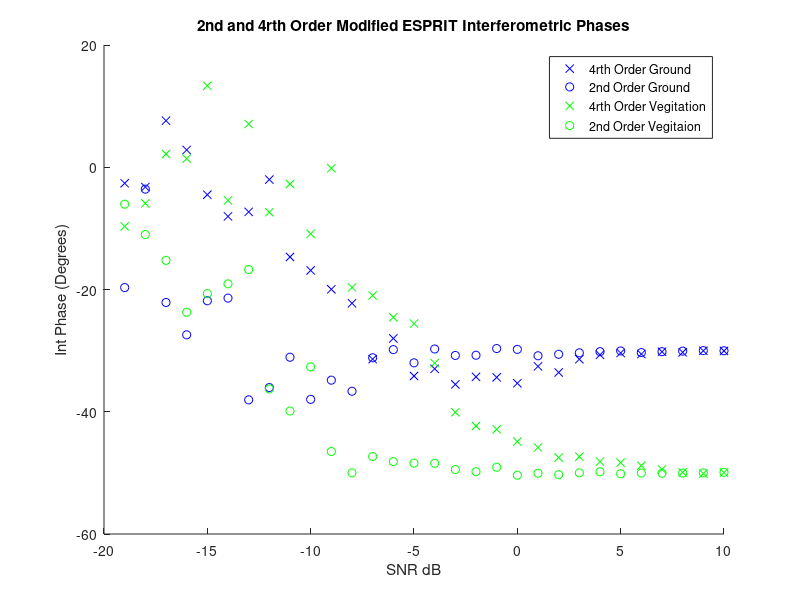
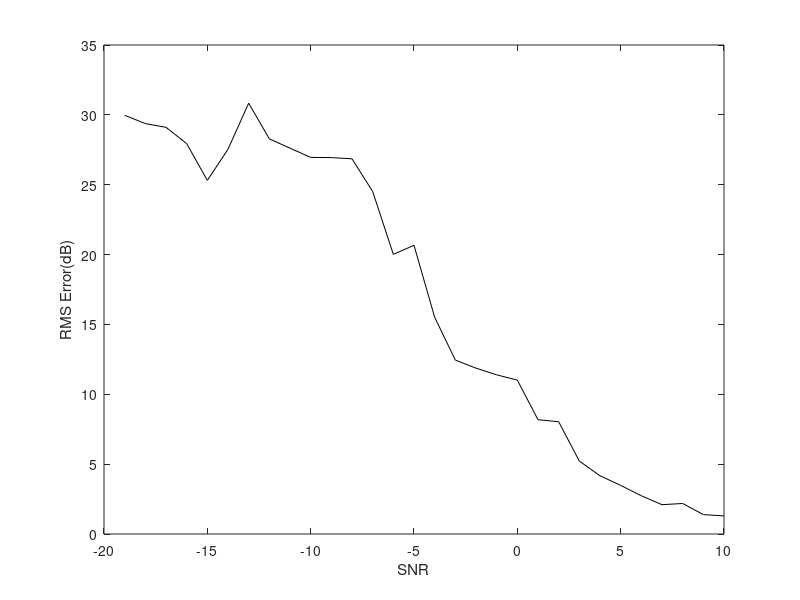

The MATLAB source for these figures, in order:
%% Afric_Sim_test_ESPRIT
clc;clear;
%% Initializations
alpha = 1; %ground weighting factor
beta = 1;   %veg weighting factor
eye_w = 0.3737;

Pol_ground = [1;-1;0]./sqrt(2);
Pol_vegitation = [1;1;1]./sqrt(3);

ground_offset = 30*pi/180; % ground interferomitry offset
vegitation_offset = 50*pi/180;    % veg interferomitry offset
%
Averaged_samples = 100;
Window = 81;    %size of window
SNR_samples = 30;
%
ground_phase_4=zeros(SNR_samples,1);
ground_mag_4=zeros(SNR_samples,1);
ground_phase_2=zeros(SNR_samples,1);
ground_mag_2=zeros(SNR_samples,1);

vegitation_phase_4=zeros(SNR_samples,1);
vegitation_mag_4=zeros(SNR_samples,1);
vegitation_phase_2=zeros(SNR_samples,1);
vegitation_mag_2=zeros(SNR_samples,1);

forth_order = 6;
sort_ground_4 = zeros(forth_order,1);
sort_vegetation_4 = zeros(forth_order,1);


second_order = 3;
sort_ground_2 = zeros(second_order,1);
sort_vegetation_2 = zeros(second_order,1);
ground_phase_est_fourth = zeros(1,SNR_samples);
SNR = zeros(1,SNR_samples);
%% Matrix Construction
for SNR_sample = (1:SNR_samples);
    
    SNR(SNR_sample)=SNR_sample-20;
    Noise = (10^(-SNR(SNR_sample)/20))/sqrt(3);
    
    for unusedvariable = 1:Averaged_samples
        
        g =  Pol_ground*(sqrt(-2*log(1-rand(1,Window))).*exp(1i*2*pi*rand(1,Window)));
        v =  Pol_vegitation*(sqrt(-2*log(1-rand(1,Window))).*exp(1i*2*pi*rand(1,Window)));
        
        s1 = alpha*g + beta*v;
        s2 = alpha*exp(1i*ground_offset)*g + beta*exp(1i*vegitation_offset)*v;
        
        s1_Noise = s1 + Noise*sqrt(-2*log(1-rand(second_order,Window))).*exp(1i*2*pi*rand(second_order,Window));
        s2_Noise = s2 + Noise*sqrt(-2*log(1-rand(second_order,Window))).*exp(1i*2*pi*rand(second_order,Window));
        
        
        %% Fourth Order ESPRIT
        S1_4=[s1_Noise(1,:).*s1_Noise(1,:)
            s1_Noise(2,:).*s1_Noise(2,:)
            s1_Noise(3,:).*s1_Noise(3,:)
            s1_Noise(1,:).*s1_Noise(2,:)
            s1_Noise(1,:).*s1_Noise(3,:)
            s1_Noise(2,:).*s1_Noise(3,:)];
        
        S2_4=[s2_Noise(1,:).*s2_Noise(1,:)
            s2_Noise(2,:).*s2_Noise(2,:)
            s2_Noise(3,:).*s2_Noise(3,:)
            s2_Noise(1,:).*s2_Noise(2,:)
            s2_Noise(1,:).*s2_Noise(3,:)
            s2_Noise(2,:).*s2_Noise(3,:)];
        
        R1_4 = S1_4*S1_4'/Window;
        R2_4 = S1_4*S2_4'/Window;
        
        [eigenvec_4,eigenval_4] = eig(pinv(R1_4 + eye_w*eye(6))*R2_4);
        
        for i = 1:forth_order
            sort_ground_4(i) = (abs(eigenval_4(i,i)))*(abs(eigenvec_4(1,i))^2 + abs(eigenvec_4(2,i))^2 + abs(eigenvec_4(4,i))^2);
            sort_vegetation_4(i) = (abs(eigenval_4(i,i)))*(abs(eigenvec_4(3,i))^2 + abs(eigenvec_4(5,i))^2 + abs(eigenvec_4(6,i))^2);
        end       
        
        [~,srt_g_4] = sort(sort_ground_4,'descend');
        [~,srt_v_4] = sort(sort_vegetation_4,'descend');
        
        ground_phase_4(SNR_sample) = ground_phase_4(SNR_sample) + 0.5*angle(eigenval_4(srt_g_4(1),srt_g_4(1)))/Averaged_samples;
        vegitation_phase_4(SNR_sample) = vegitation_phase_4(SNR_sample) + 0.5*angle(eigenval_4(srt_v_4(1),srt_v_4(1)))/Averaged_samples;
        
        ground_phase_est_fourth(SNR_sample) = ground_phase_est_fourth(SNR_sample)...
            + ((ground_offset - abs(0.5*angle(eigenval_4(srt_g_4(1),srt_g_4(1)))))^2)/Averaged_samples;
        
        %% Second Order ESPRIT
        S1_2 = [s1_Noise(1,:)
            s1_Noise(2,:)
            s1_Noise(3,:)];
        
        S2_2 = [s2_Noise(1,:)
            s2_Noise(2,:)
            s2_Noise(3,:)];
        
        R1_2 = S1_2*S1_2'/Window;
        R2_2 = S1_2*S2_2'/Window;
        
        [eigenvec_2,eigenval_2] = eig(pinv(R1_2 + eye_w*eye(3))*R2_2);
        
        [~,srt_2]=sort(abs(diag(eigenval_2)),'descend');
        
        Leig_copol = abs(eigenvec_2(1,srt_2(1)))^2 + abs(eigenvec_2(2,srt_2(1)))^2;
        SLeig_copol = abs(eigenvec_2(1,srt_2(2)))^2 + abs(eigenvec_2(2,srt_2(2)))^2;
        
        if (Leig_copol >= SLeig_copol)
            
            ground_phase_2(SNR_sample) = ground_phase_2(SNR_sample) + angle(eigenval_2(srt_2(1),srt_2(1)))/Averaged_samples;
            ground_mag_2(SNR_sample) = ground_mag_2(SNR_sample) + abs(eigenval_2(srt_2(1),srt_2(1)))/Averaged_samples;
            
            vegitation_phase_2(SNR_sample) = vegitation_phase_2(SNR_sample) + angle(eigenval_2(srt_2(2),srt_2(2)))/Averaged_samples;
            vegitation_mag_2(SNR_sample) = vegitation_mag_2(SNR_sample) + abs(eigenval_2(srt_2(2),srt_2(2)))/Averaged_samples;
            
        else
            
            ground_phase_2(SNR_sample) = ground_phase_2(SNR_sample) + angle(eigenval_2(srt_2(2),srt_2(2)))/Averaged_samples;
            ground_mag_2(SNR_sample) = ground_mag_2(SNR_sample) + abs(eigenval_2(srt_2(2),srt_2(2)))/Averaged_samples;
            
            vegitation_phase_2(SNR_sample) = vegitation_phase_2(SNR_sample) + angle(eigenval_2(srt_2(1),srt_2(1)))/Averaged_samples;
            vegitation_mag_2(SNR_sample) = vegitation_mag_2(SNR_sample) + abs(eigenval_2(srt_2(1),srt_2(1)))/Averaged_samples;
            
        end
        
    end
end
ground_phase_est_fourth_mnsqrd = sqrt(ground_phase_est_fourth)*180/pi;
%% Plotting Results

figure(1);
title('2nd and 4rth Order Modified ESPRIT Interferometric Phases');
xlabel('SNR dB');ylabel('Int Phase (Degrees)');
hold on;
plot(SNR,ground_phase_4*180/pi,'bx');
plot(SNR,ground_phase_2*180/pi,'bo');
plot(SNR,vegitation_phase_4*180/pi,'gx');
plot(SNR,vegitation_phase_2*180/pi,'go');
legend('4rth Order Ground','2nd Order Ground','4rth Order Vegitation','2nd Order Vegitaion','Location','northeast')
hold off

figure(2);title('RMS Error (dB)')
plot(SNR,(ground_phase_est_fourth_mnsqrd),'black');
xlabel('SNR');ylabel('RMS Error(dB)')


% figure(2)
% title('2nd and 4rth Order Modified ESPRIT Coherance');
% xlabel('SNR (dB)');ylabel('Maginitude')
% hold on;
% plot(SNR,ground_mag_4,'bx');
% plot(SNR,ground_mag_2,'bo');
% plot(SNR,vegitation_mag_4,'gx');
% plot(SNR,vegitation_mag_2,'go');
% legend('4rth Order Ground Coherance','2nd Order Ground Coherancee','4rth Order Vegitation Coherance','2nd Order Vegitation Coherancee','Location','southeast');
% hold off;